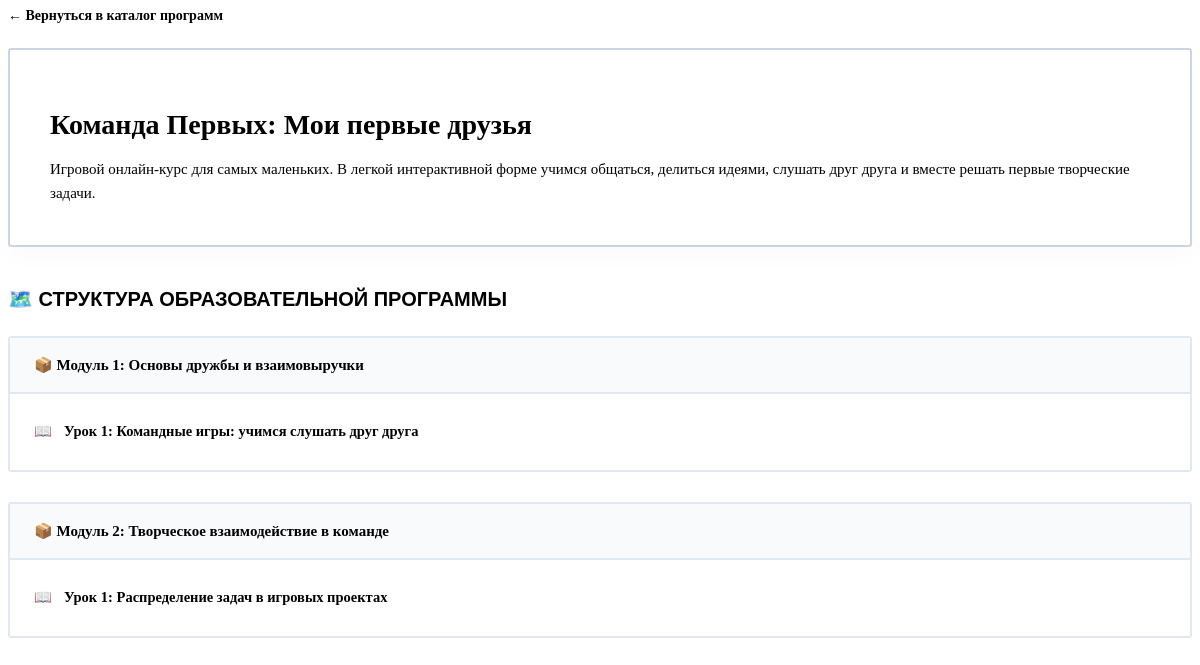
The page /course/4/ (signed in) on the database its author committed.
### core/models.py (models this page shows, shortened)
class Course(models.Model):
    title = models.CharField(max_length=200, verbose_name="Название курса")
    description = models.TextField(verbose_name="Описание курса")
    THEME_CHOICES = [
        ('media', 'Медиа и коммуникации'),
        ('leadership', 'Лидерство и команда'),
        ('science', 'Наука и технологии'),
        ('volunteering', 'Волонтерство и добрые дела'),
    ]
    AGE_CHOICES = [
        ('6-11', 'Младшие классы (6-11 лет)'),
        ('12-15', 'Средние классы (12-15 лет)'),
        ('16-18', 'Старшие классы и студенты (16-18 лет)'),
    ]
    FORMAT_CHOICES = [
        ('online', 'Онлайн-курс'),
        ('hybrid', 'Интенсив / Смешанный'),
    ]
    theme = models.CharField(max_length=30, choices=THEME_CHOICES, default='media', verbose_name="Тема курса")
    age_category = models.CharField(max_length=10, choices=AGE_CHOICES, default='12-15', verbose_name="Возраст участников")
    course_format = models.CharField(max_length=10, choices=FORMAT_CHOICES, default='online', verbose_name="Формат обучения")

class Module(models.Model):
    course = models.ForeignKey(Course, on_delete=models.CASCADE, related_name='modules', verbose_name="Курс")
    title = models.CharField(max_length=200, verbose_name="Название модуля")
    order = models.PositiveIntegerField(default=0, verbose_name="Порядок отображения")
    class Meta:
        ordering = ['order']

class Lesson(models.Model):
    module = models.ForeignKey(Module, on_delete=models.CASCADE, related_name='lessons', verbose_name="Модуль")
    title = models.CharField(max_length=200, verbose_name="Название урока")
    content = models.TextField(verbose_name="Текст урока (Лонгрид)")
    video_url = models.URLField(blank=True, verbose_name="Ссылка на видео (если есть)")
    test_question = models.TextField(verbose_name="Вопрос теста", blank=True, null=True)
    option_a = models.CharField(max_length=255, verbose_name="Вариант А", blank=True, null=True)
    option_b = models.CharField(max_length=255, verbose_name="Вариант Б", blank=True, null=True)
    option_c = models.CharField(max_length=255, verbose_name="Вариант В", blank=True, null=True)
    option_d = models.CharField(max_length=255, verbose_name="Вариант Г", blank=True, null=True)
    correct_answer = models.CharField(
        max_length=1,
        choices=[('A', 'А'), ('B', 'Б'), ('C', 'В'), ('D', 'Г')],
        verbose_name="Буква правильного ответа (A, B, C, D)",
        blank=True,
        null=True
    )

### core/views.py (the view)
# urls.py: path('course/<int:course_id>/', views.course_detail_view, name='course_detail'),
@login_required(login_url='login')
def course_detail_view(request, course_id):
    course = get_object_or_404(Course, id=course_id)
    return render(request, 'course_detail.html', {'course': course})

### core/templates/course_detail.html (shortened to what this page needs)
{% extends 'base.html' %}
{% load static %}
{% block content %}
<a href="/" class="back-link">← Вернуться в каталог программ</a>
<div class="course-hero-box">
    <h1>{{ course.title }}</h1>
    <p style="color: var(--text-slate); font-size: 15px; line-height: 1.6; font-weight: 500; margin: 0;">
        {{ course.description }}
    </p>
</div>
<h2 style="font-family: 'Montserrat', 'Arial Black', sans-serif; font-weight: 900; font-size: 20px; text-transform: uppercase; margin-bottom: 25px; color: var(--pervye-black);">
    🗺️ Структура образовательной программы
</h2>
<div style="width: 100%;">
    {% for module in course.modules.all %}
    <div class="module-wrapper">
        <div class="module-title-banner">
            <h3>📦 {{ module.title }}</h3>
        </div>
        <div class="lessons-list-box">
            {% for lesson in module.lessons.all %}
            <a href="/lesson/{{ lesson.id }}/" class="lesson-row-item">
                <div class="lesson-info-side">
                    <span>📖</span>
                    <span>{{ lesson.title }}</span>
                </div>
                <div class="btn-go-lesson">Изучить</div>
            </a>
            {% empty %}
            <div style="padding: 15px 24px; color: #94A3B8; font-size: 13.5px; font-weight: 500;">
                В этом модуле ещё нет лекционных материалов.
            </div>
            {% endfor %}
        </div>
    </div>
    {% empty %}
    <div style="text-align: center; padding: 40px; border: 2px dashed #CBD5E1; border-radius: 3px; background: white;">
        <h4 style="color: #64748B; font-size: 15px; margin: 0;">Разделы программы сейчас наполняются администратором.</h4>
    </div>
    {% endfor %}
</div>
{% endblock %}

### core/templates/course_detail.html (style rules this page uses)
.back-link { color: var(--pervye-blue); text-decoration: none; font-weight: 700; font-size: 14px; display: inline-block; margin-bottom: 24px; }
.course-hero-box { background: var(--pervye-white) !important; border: 2px solid #CBD5E1 !important; border-radius: 3px !important; padding: 40px; margin-bottom: 40px; box-shadow: 0 10px 25px rgba(0, 0, 0, 0.02); }
.course-hero-box h1 { font-size: 28px; color: var(--pervye-black); margin-bottom: 16px; }
.module-wrapper { margin-bottom: 30px; }
.module-title-banner { background: #F8FAFC; border: 2px solid #E2E8F0; border-bottom: none; border-radius: 3px 3px 0 0 !important; padding: 18px 24px; }
.module-title-banner h3 { font-size: 15px; color: var(--pervye-blue); margin: 0; }
.lessons-list-box { background: var(--pervye-white); border: 2px solid #E2E8F0; border-radius: 0 0 3px 3px !important; padding: 10px 0; }
.lesson-row-item { display: flex; justify-content: space-between; align-items: center; padding: 14px 24px; border-bottom: 1px solid #F1F5F9; text-decoration: none; color: var(--pervye-black); transition: background 0.2s; }
.lesson-row-item:last-child { border-bottom: none; }
.lesson-info-side { display: flex; align-items: center; gap: 12px; font-weight: 600; font-size: 14.5px; }
.btn-go-lesson { background: var(--pervye-red); color: white !important; border: none; padding: 8px 16px; border-radius: 3px !important; font-family: 'Montserrat', sans-serif; font-size: 11px; font-weight: 800; text-transform: uppercase; letter-spacing: 0.5px; }

### rows shown on the page
Course: title "Команда Первых: Мои первые друзья", description "Игровой онлайн-курс для самых маленьких. В легкой интерактивной форме учимся общаться, делиться идеями, слушать друг друга и вместе решать первые творческие задачи."
Module: title "Модуль 1: Основы дружбы и взаимовыручки"
Lesson: title "Урок 1: Командные игры: учимся слушать друг друга"
Module: title "Модуль 2: Творческое взаимодействие в команде"
Lesson: title "Урок 1: Распределение задач в игровых проектах"
